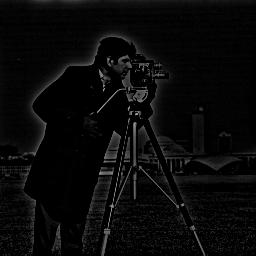
%> input picture Proceso Digital de Imagenes/Practica 4/FiltroButterworthAlto_10.jpg, 256 x 256 px
$ octave --eval "result = FiltroMedia(imread('FiltroButterworthAlto_10.jpg'));"   (GNU Octave 9; MATLAB toolbox functions it lacks are replaced by stand-ins)
%> lines starting %> are read from the running program, lines starting %| are printed output that depends on the picture
function [ salida ] = FiltroMedia( img )
    [x, y] = size(img);
%> x = 256; y = 256
    for i=1:x
        for j=1:y
            if(i>1)
                if(j>1)
                    media = double(img(i-1,j-1));
                else
                    media = 0;
                end
                media = media + double(img(i-1,j));
                if(j<y)
                    media = media + double(img(i-1,j+1));
                end
            else
                media = 0;
            end
            if(j>1)
                media = media + double(img(i,j-1));
            end
            media = media + double(img(i,j));
            if(j<y)
                media = media + double(img(i,j+1));
            end
            if(i<x)
                if(j>1)
                    media = media + double(img(i+1,j-1));
                end
                media = media + double(img(i+1,j));
                if(j<y)
                    media = media + double(img(i+1,j+1));
                end
            end
            aux(i,j) = media/9;
        end
    end
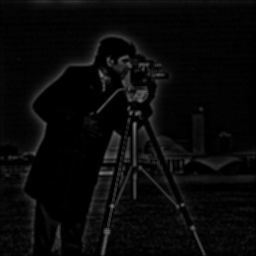
%> aux: size 256x256 double; min 0, max 120.6, mean 9.4
%> after the loop, media = 5
    salida = im2uint8(mat2gray(aux));
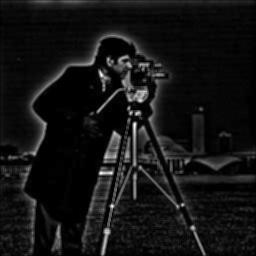
%> salida: size 256x256 uint8; min 0, max 255, mean 19.9
end
